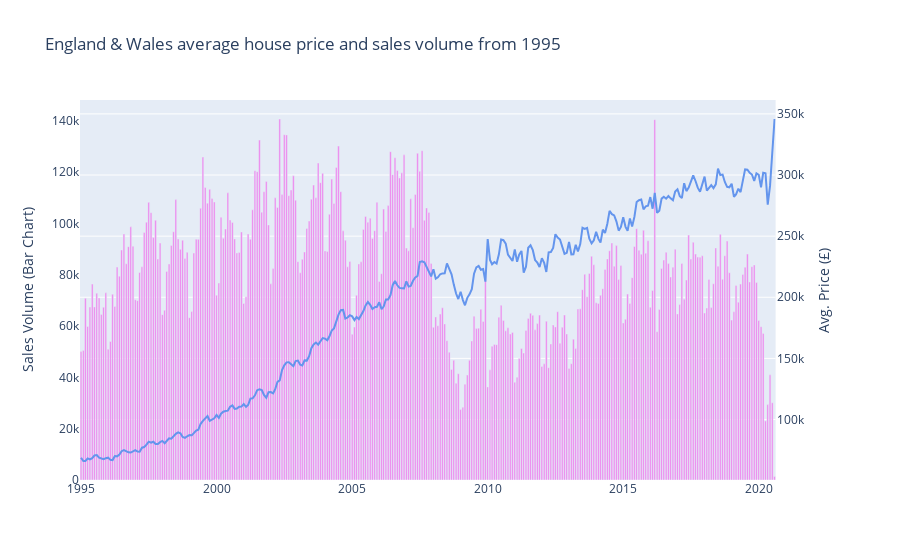

Write notebook code for a chart like this one.
### Code cell
fig = make_subplots(specs=[[{"secondary_y": True}]])

fig.add_trace(px.line(P, x="Year-Month", y="Price", color_discrete_sequence=['cornflowerblue']).data[0], secondary_y=True)
fig.add_trace(px.bar(P, x="Year-Month", y="Volume", color_discrete_sequence=['violet']).data[0], secondary_y=False)

fig.update_xaxes(showgrid=False)
fig.update_yaxes(title_text="Avg. Price (£)", secondary_y=True)
fig.update_yaxes(title_text="Sales Volume (Bar Chart)", secondary_y=False, showgrid=False)
fig.update_layout(title='England & Wales average house price and sales volume from 1995')
                  
fig.show()

### Figure 1 — Plotly figure (JSON) as saved in the notebook; plotly's stock layout.template omitted (floating-point values rounded to 4 significant figures; data arrays with more than 128 entries replaced by an {"elided": "..."} marker saying what was removed)
{"data": [{"hovertemplate": "Year-Month=%{x}<br>Price=%{y}<extra></extra>", "legendgroup": "", "line": {"color": "cornflowerblue", "dash": "solid"}, "mode": "lines", "name": "", "orientation": "v", "showlegend": false, "type": "scatter", "x": {"elided": "308 str values"}, "xaxis": "x", "y": {"elided": "308 float values"}, "yaxis": "y2"}, {"alignmentgroup": "True", "hovertemplate": "Year-Month=%{x}<br>Volume=%{y}<extra></extra>", "legendgroup": "", "marker": {"color": "violet"}, "name": "", "offsetgroup": "", "orientation": "v", "showlegend": false, "textposition": "auto", "type": "bar", "x": {"elided": "308 str values"}, "xaxis": "x", "y": {"elided": "308 int values"}, "yaxis": "y"}], "layout": {"title": {"text": "England & Wales average house price and sales volume from 1995"}, "xaxis": {"anchor": "y", "domain": [0, 0.94], "showgrid": false}, "yaxis": {"anchor": "x", "domain": [0, 1], "showgrid": false, "title": {"text": "Sales Volume (Bar Chart)"}}, "yaxis2": {"anchor": "x", "overlaying": "y", "side": "right", "title": {"text": "Avg. Price (£)"}}}}
